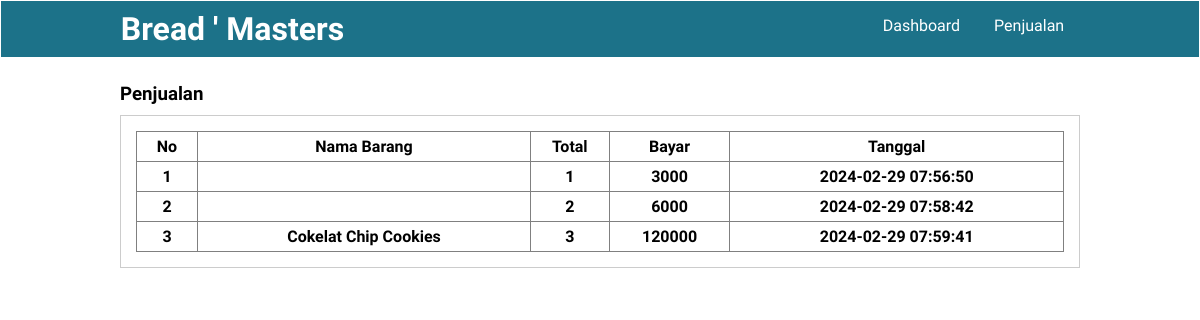
The page /penjualan.php (signed in) on the database as committed earlier.
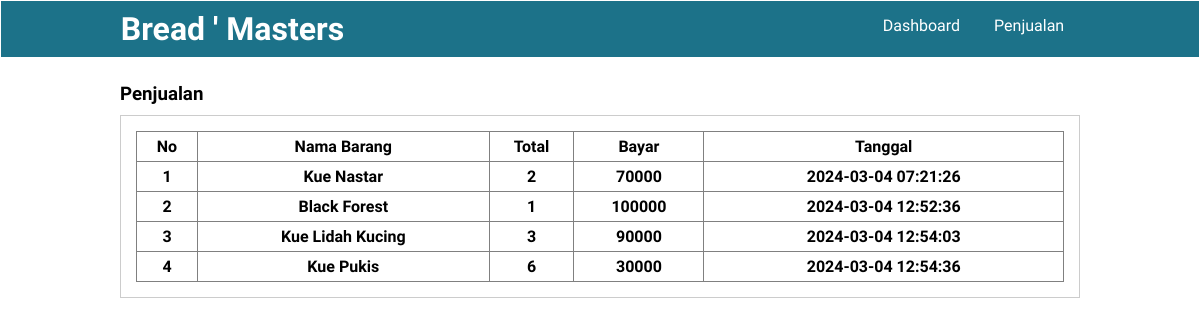
The same page on the database as committed later.
### tables this page shows
CREATE TABLE `penjualan` (
  `id_penjualan` int(11) NOT NULL,
  `id_toko` int(11) NOT NULL,
  `id_user` int(11) NOT NULL,
  `tanggal_penjualan` date NOT NULL,
  `id_pelanggan` int(11) NOT NULL,
  `nama_barang` varchar(255) NOT NULL,
  `qty` int(11) NOT NULL,
  `total` int(11) NOT NULL,
  `bayar` int(11) NOT NULL,
  `sisa` int(11) NOT NULL,
  `keterangan` varchar(100) NOT NULL,
  `created_at` timestamp NOT NULL DEFAULT current_timestamp() ON UPDATE current_timestamp()
);

### penjualan.php (the view, shortened to what this page needs)
<?php
include "koneksi.php";
    $query = mysqli_query($conn,'SELECT * FROM penjualan');
?>
<!DOCTYPE html>
<html lang="en">
<head>
    <link rel="stylesheet" href="dekorasi.css">
</head>
<body>
    <header>
        <div class="container">
        <h1><a href="dashboard.php">Bread ' Masters</a></h1>
        <ul>
            <li><a href="dashboard.php">Dashboard</a></li>
            <li><a href="penjualan.php">Penjualan</a></li>
        </ul>
        </div>
    </header>
    <div class="section">
        <div class="container">
            <h3>Penjualan</h3>
            <div class="box">
                <table border="1" cellspacing="0" class="table">
                    <thead>
                        <tr>
                            <th width="60px">No</th>
                            <th>Nama Barang</th>
                            <th>Total</th>
                            <th>Bayar</th>
                            <th>Tanggal</th>
                        </tr>
                    </thead>
                    <tbody>
                    <?php
                   $no = 1;
                   while($penjualan = mysqli_fetch_assoc($query)):?>
                       <tr>
                       <th><?php echo $no++ ?></th>
                       <th><?php echo $penjualan["nama_barang"] ?></th>
                        <th><?php echo $penjualan["qty"] ?></th>
                       <th><?php echo $penjualan["total"] ?></th>
                       <th><?php echo $penjualan["created_at"] ?></th>
                       </tr>
                   <?php endwhile ?>
</body>
</html>

Rows that differ between the two databases and show on the page:
removed penjualan: qty "1", total "3000", created_at "2024-02-29 07:56:50"
removed penjualan: qty "2", total "6000", created_at "2024-02-29 07:58:42"
removed penjualan: nama_barang "Cokelat Chip Cookies", qty "3", total "120000", created_at "2024-02-29 07:59:41"
added penjualan: nama_barang "Kue Nastar", qty "2", total "70000", created_at "2024-03-04 07:21:26"
added penjualan: nama_barang "Black Forest", qty "1", total "100000", created_at "2024-03-04 12:52:36"
added penjualan: nama_barang "Kue Lidah Kucing", qty "3", total "90000", created_at "2024-03-04 12:54:03"
added penjualan: nama_barang "Kue Pukis", qty "6", total "30000", created_at "2024-03-04 12:54:36"
